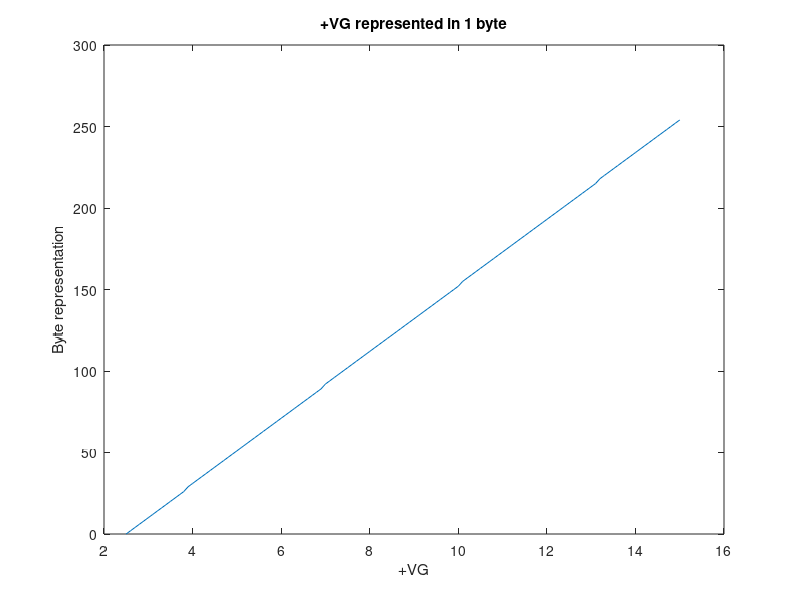
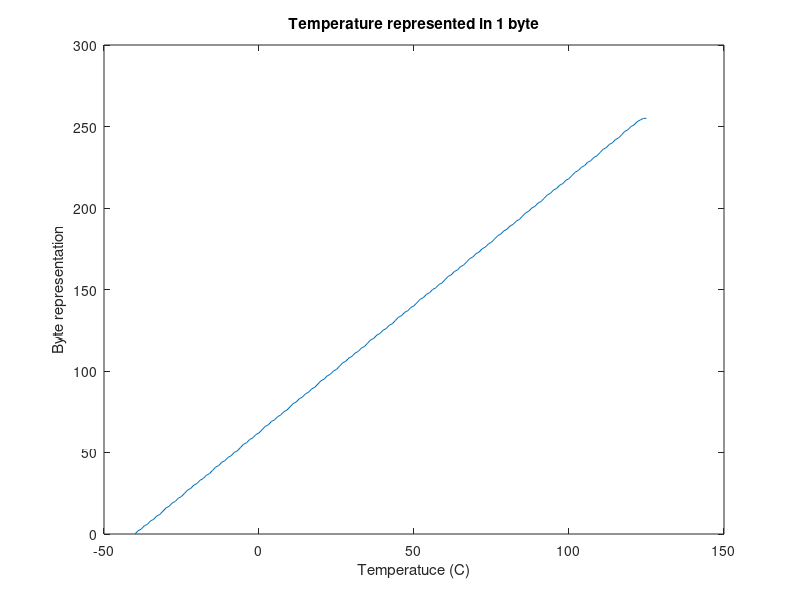

MATLAB code for these plots, in order:
% Execute-CoP Conversions

clc;
close all;
clear all;
format short eng

adc_bits = 11;
adc_max = 2^11;
adc_supply = 5; % Volts

% Battery voltage:
% ================
% vb = 10:0.1:55;
% G = 0.0738;
% vo = vb.*G;
% adc = uint16((vo./adc_supply)*adc_max);
% span_vb = max(vb) - min(vb)
% 
% resolution = span_vb/256   % V/tick
% min_adc = min(adc)
% max_adc = max(adc)
% gain = double((max_adc - min_adc))/256
% tmp = (3*(adc - min_adc))/16;
% out = uint8(tmp);
% 
% figure()
% plot(vb, out)
% xlabel('+VB')
% ylabel('Byte representation')
% title('+VB represented in 1 byte');

% Gate voltage:
% ================
vg = 2.5:0.1:15;
G = 0.43;
vo = vg.*G;
adc = uint16((vo./adc_supply)*adc_max);
span_vg = max(vg) - min(vg)

resolution = span_vg/256   % V/tick
min_adc = min(adc)
max_adc = max(adc)
gain = double((max_adc - min_adc))/256
tmp = (3*(adc - min_adc))/26;
out = uint8(tmp);

figure()
plot(vg, out)
xlabel('+VG')
ylabel('Byte representation')
title('+VG represented in 1 byte');

% Temperature:
% ================
T = -40:1:125;
Tc = 0.01;
T0 = 0.5;
vo = Tc.*T + T0;
adc = (vo./adc_supply).*adc_max;
encoded_t = (adc - 41).*8./21;
encoded_t = uint8(encoded_t);

figure()
plot(T, encoded_t)
xlabel('Temperatuce (C)')
ylabel('Byte representation')
title('Temperature represented in 1 byte');

% =====================================================
% Tests - can be used to convert debugger values
% =====================================================
disp('[Test +VB]')
real_vb = 24;
adc = uint16((0.0738*real_vb./adc_supply)*adc_max)
min_adc = 302;
encoded_vb = ((3*(adc-min_adc)) / 16)   
decoded_vb = adc_supply*((16*double(encoded_vb)/3 + min_adc )/adc_max) / 0.0738

disp('[Test +VG]')
real_vg = 10;
adc = uint16((0.43*real_vg./adc_supply)*adc_max);
min_adc = 440;
encoded_vg = ((3*(adc-min_adc)) / 26)  
encoded_vg = 153
decoded_vg = adc_supply*(( 26*double(encoded_vg)/3 + min_adc )/adc_max) / 0.43

disp('[Test +3V3]')
real_3v3 = 3.5475;
adc = (real_3v3/adc_supply)*adc_max
encoded_3V3 = uint8((adc * 8)/50)
encoded_3V3 = 218
decoded_3V3 = (double(encoded_3V3)*50/8)/adc_max*adc_supply

disp('[Test Temp]')
real_temp = 80;
vo = Tc.*real_temp + T0;
adc = (vo/adc_supply)*adc_max;
adc = uint16(adc);
encoded_temp = (adc - 41).*8./21;
encoded_temp = 113
decoded_temp = ((((21/8*double(encoded_temp) + 41 )/adc_max)*adc_supply) - T0) / Tc
